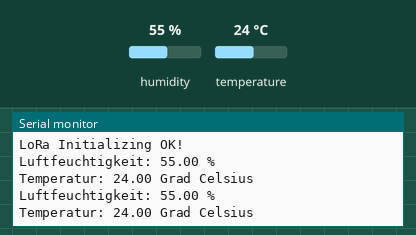
This sketch was run on a simulated Arduino Uno, built with avr-gcc and run on an emulated ATmega328P. Shown: the last lines printed to the serial monitor. Inputs (shaded band) come from the test bench; at power-on: humidity 55 %, temperature 24 °C. No radio packets arrive unless stated.

Above: at 4.8 s.
4.9 s: humidity set to 22 %
At 7.5 s:
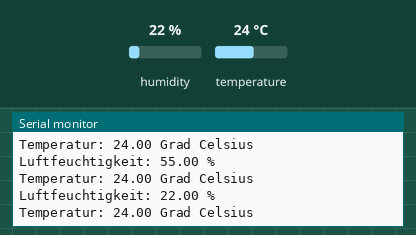
7.9 s: temperature set to 12 °C
At 9.1 s:
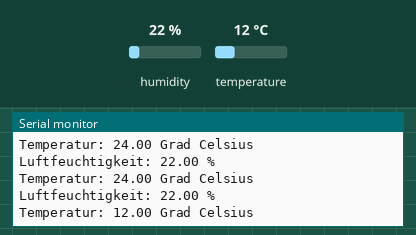
14.4 s: humidity set to 40 %
At 15.1 s:
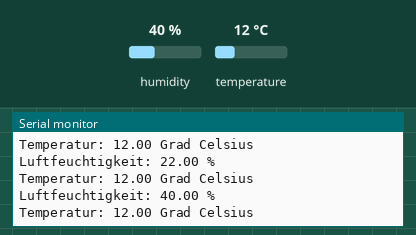
Timing chart, 0 to 17.4 s (numbered marks = the images above; inputs shaded):
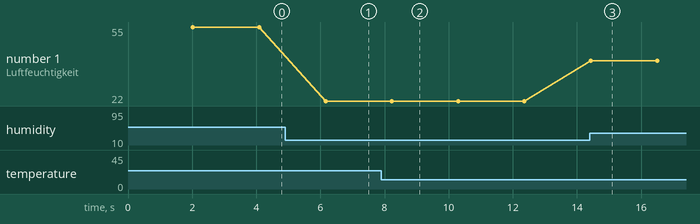

Measured:
- after the input at 4.9 s, the serial monitor: prints a new line after 1.3 s (image 1)
- after the input at 7.9 s, the serial monitor: prints a new line after 0.33 s (image 2)
- after the input at 14.4 s, the serial monitor: prints a new line at once (image 3)
- plotted number 1: 55 → 22 after the input at 4.9 s, 22 → 40 after the input at 14.4 s

The sketch:

LoRa_Temp.ino
```cpp
/*********
  Modified from the examples of the Arduino LoRa library
  More resources: https://randomnerdtutorials.com
*********/

#include <SPI.h>
#include <LoRa.h>
#include "DHT.h" //DHT Bibliothek laden

#define DHTPIN 15 //Der Sensor wird an PIN 2 angeschlossen

#define DHTTYPE DHT22    // Es handelt sich um den DHT11 Sensor

DHT dht(DHTPIN, DHTTYPE); //Der Sensor wird ab jetzt mit „dth“ angesprochen

//define the pins used by the transceiver module
#define ss 5
#define rst 14
#define dio0 2

int counter = 0;

void setup() {
  //initialize Serial Monitor
  Serial.begin(115200);
  dht.begin(); //DHT22 Sensor starten
  while (!Serial);
  Serial.println("LoRa Sender");

  //setup LoRa transceiver module
  LoRa.setPins(ss, rst, dio0);

  //replace the LoRa.begin(---E-) argument with your location's frequency
  //433E6 for Asia
  //866E6 for Europe
  //915E6 for North America
  while (!LoRa.begin(866E6)) {
    Serial.println(".");
    delay(500);
  }
   // Change sync word (0xF3) to match the receiver
  // The sync word assures you don't get LoRa messages from other LoRa transceivers
  // ranges from 0-0xFF
  LoRa.setSyncWord(0xF3);
  Serial.println("LoRa Initializing OK!");


}

void loop() {
  //Serial.print("Sending packet: ");
  //Serial.println(counter);

  delay(2000); //Zwei Sekunden Vorlaufzeit bis zur Messung (der Sensor ist etwas träge)


  float Luftfeuchtigkeit = dht.readHumidity(); //die Luftfeuchtigkeit auslesen und unter „Luftfeutchtigkeit“ speichern

  float Temperatur = dht.readTemperature();//die Temperatur auslesen und unter „Temperatur“ speichern

  Serial.print("Luftfeuchtigkeit: "); //Im seriellen Monitor den Text und
  Serial.print(Luftfeuchtigkeit); //die Dazugehörigen Werte anzeigen
  Serial.println(" %");
  Serial.print("Temperatur: ");
  Serial.print(Temperatur);
  Serial.println(" Grad Celsius");


  //Send LoRa packet to receiver
  LoRa.beginPacket();
  //LoRa.print("wie geht's?");
  //LoRa.print(counter);
  LoRa.print("Luftfeuchtigkeit: "); //Sendet den Text und
  LoRa.print(Luftfeuchtigkeit); //die Dazugehörigen Werte über LoRa
  LoRa.print(" %");
  LoRa.print("Temperatur: ");
  LoRa.print(Temperatur);
  LoRa.print(" Grad Celsius");
  LoRa.endPacket();

  //counter++;

  //delay(10000);
}
```
